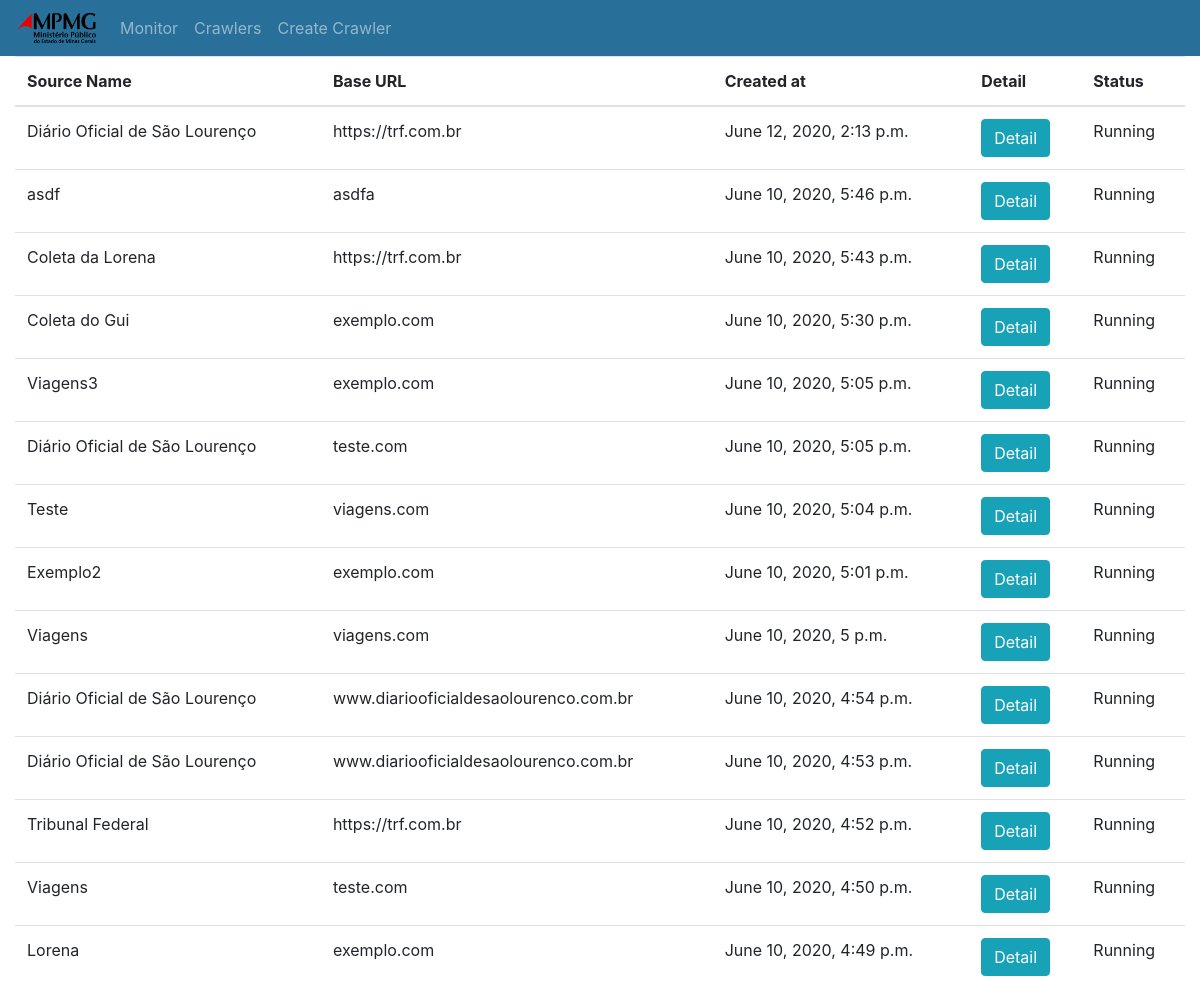
The app's page /, older data.
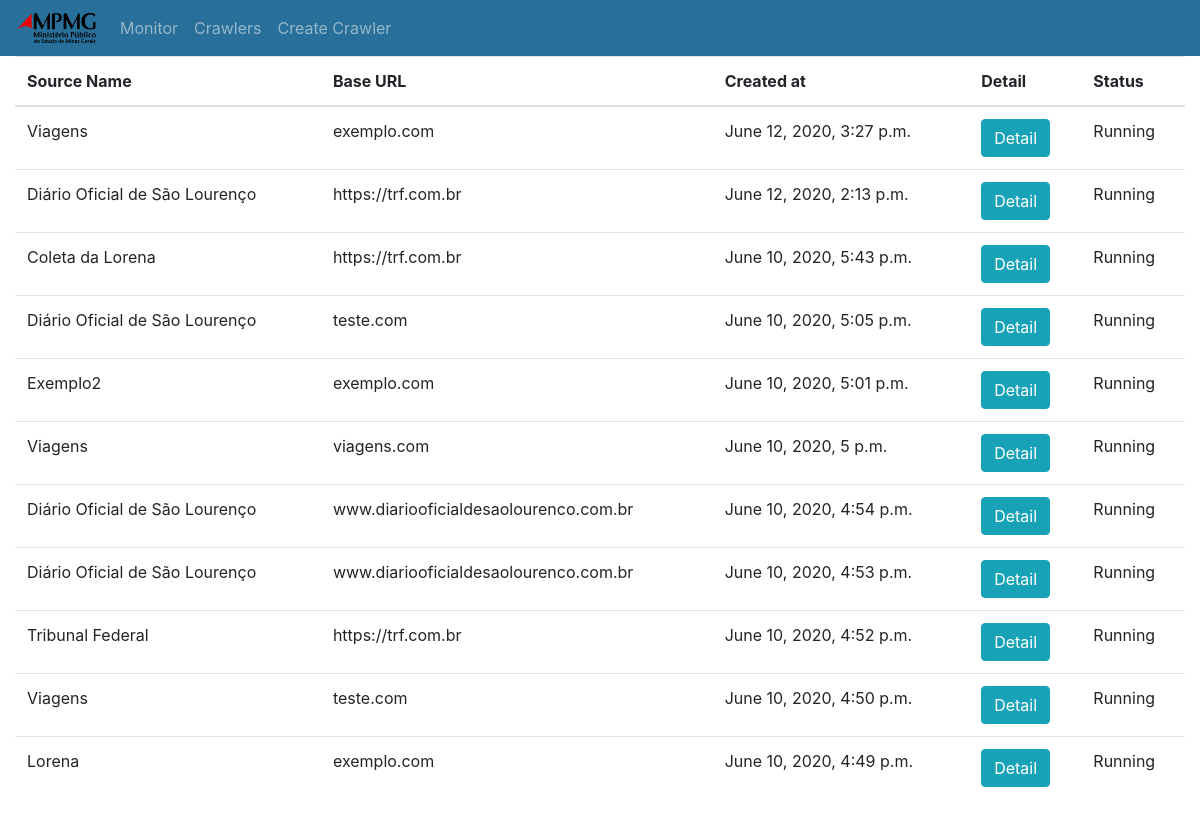
The same page, newer data.
### main/models.py (models this page shows, shortened)
class TimeStamped(models.Model):
    creation_date = models.DateTimeField()
    last_modified = models.DateTimeField()
    class Meta:
        abstract = True

class CrawlRequest(TimeStamped):
    source_name = models.CharField(max_length=200)
    base_url  = models.CharField(max_length=200)
    obey_robots = models.BooleanField(blank=True, null=True)
    ANTIBLOCK_TYPE = [
        ('none', 'None'),
        ('ip', 'IP rotation'),
        ('user_agent', 'User-agent rotation'),
        ('delay', 'Delays'),
        ('cookies', 'Use cookies'),
    ]
    antiblock = models.CharField(max_length=15, choices=ANTIBLOCK_TYPE, default='none')
    IP_TYPE = [
        ('tor', 'Tor'),
        ('proxy', 'Proxy'),
    ]
    ip_type = models.CharField(max_length=15, choices=IP_TYPE, null=True, blank=True)
    proxy_list = models.CharField(max_length=2000, blank=True, null=True) # available for Proxy List
    max_reqs_per_ip = models.IntegerField(blank=True, null=True)
    max_reuse_rounds = models.IntegerField(blank=True, null=True)
    reqs_per_user_agent = models.IntegerField(blank=True, null=True)
    user_agents_file = models.CharField(max_length=2000, blank=True, null=True)
    delay_secs = models.IntegerField(blank=True, null=True)
    DELAY_TYPE = [
        ('random', 'Random'),
        ('fixed', 'Fixed'),
    ]
    delay_type = models.CharField(max_length=15, choices=DELAY_TYPE, blank=True, null=True)
    cookies_file = models.CharField(max_length=2000, blank=True, null=True)
    persist_cookies = models.BooleanField(blank=True, null=True)
    CAPTCHA_TYPE = [
        ('none', 'None'),
        ('image', 'Image'),
        ('sound', 'Sound'),
    ]
    captcha = models.CharField(max_length=15, choices=CAPTCHA_TYPE, default='none')
    has_webdriver = models.BooleanField(blank=True, null=True)
    webdriver_path = models.CharField(max_length=1000, blank=True, null=True)
    img_xpath = models.CharField(max_length=100, blank=True, null=True)
    sound_xpath = models.CharField(max_length=100, blank=True, null=True)
    CRAWLER_TYPE = [
        ('static_page', 'Static Page'),
        ('form_page', 'Page with Form'),
        ('single_file', 'Single File'),
        ('bundle_file', 'Bundle File'),
    ]
    crawler_type = models.CharField(max_length=15, choices=CRAWLER_TYPE, default='static_page')
    explore_links = models.BooleanField(blank=True, null=True)
    link_extractor_max_depht = models.IntegerField(blank=True, null=True)
    link_extractor_allow = models.CharField(max_length=1000, blank=True, null=True)

### main/views.py (the view)
# urls.py: path("", views.list_crawlers, name="list_crawlers"),
def list_crawlers(response):
    context = {'allcrawlers': getAllData()}
    return render(response, "main/list_crawlers.html", context)

### main/views.py (called while the page is built)
def getAllData():
    return CrawlRequest.objects.all().order_by('-creation_date')

### main/templates/main/list_crawlers.html (shortened to what this page needs)
{% extends 'main/base.html' %}
{% block content %}
<div class="row" id="body-row">
    <div class="container col ">
        <table class="table">
            <thead>
                <tr>
                    <th scope="col">Source Name</th>
                    <th scope="col">Base URL</th>
                    <th scope="col">Created at</th>
                    <th scope="col">Detail</th>
                    <th scope="col">Status</th>
                </tr>
            </thead>
            <tbody>
                {% for crawler in allcrawlers %}
                <tr>
                    <td>{{crawler.source_name }}</td>
                    <td>{{crawler.base_url }}</td>
                    <td>{{crawler.creation_date }}</td>
                    <td><a class="btn btn-info" href="{% url 'detail_crawler' crawler.id %}">Detail</a></td>
                    <td>Running</td>
                </tr>
                {% endfor %}
            </tbody>
        </table>
    </div>
</div>
    {% endblock %}

### main/templates/main/base.html (shortened to what this page needs)
<!doctype html>
<html>
<head>
    {% load static %}
    <link rel="stylesheet" type="text/css" href="{% static 'css/style.css' %}" />
    <link rel="stylesheet" href="https://stackpath.bootstrapcdn.com/bootstrap/4.4.1/css/bootstrap.min.css">
    <link rel="stylesheet" href="https://cdnjs.cloudflare.com/ajax/libs/font-awesome/4.7.0/css/font-awesome.min.css">
</head>
<body>
    <div class="container">
        <div class="row">
            <nav class="navbar navbar-expand-md navbar-dark fixed-top">
                <a class="navbar-brand" href="#"><img src="{% static 'img/logo.png' %}" width="80" height="30" class="d-inline-block align-top" alt=""></a>
                <div class="collapse navbar-collapse" id="navbarNavDropdown">
                    <ul class="navbar-nav">
                        <li class="nav-item"><a class="nav-link" href="#">Monitor <span class="sr-only">(current)</span></a></li>
                        <li class="nav-item"><a class="nav-link" href="/crawlers">Crawlers</a></li>
                        <li class="nav-item"><a class="nav-link" href="/new">Create Crawler</a></li>
                    </ul>
                </div>
            </nav>
        </div>
    </div>
    {% block content %}
    {% endblock %}
</body>
</html>

### main/staticfiles/css/style.css (style rules this page uses)
.navbar { background-color: #286f99; }
body { padding-top: 56px; }
#body-row { margin-left:0; margin-right:0; }

Row changes from the older to the newer data that the page shows:
removed CrawlRequest: source_name "asdf", base_url "asdfa", creation_date "June 10, 2020, 5:46 p.m."
removed CrawlRequest: source_name "Coleta do Gui", base_url "exemplo.com", creation_date "June 10, 2020, 5:30 p.m."
removed CrawlRequest: source_name "Viagens3", base_url "exemplo.com", creation_date "June 10, 2020, 5:05 p.m."
removed CrawlRequest: source_name "Teste", base_url "viagens.com", creation_date "June 10, 2020, 5:04 p.m."
added CrawlRequest: source_name "Viagens", base_url "exemplo.com", creation_date "June 12, 2020, 3:27 p.m."
